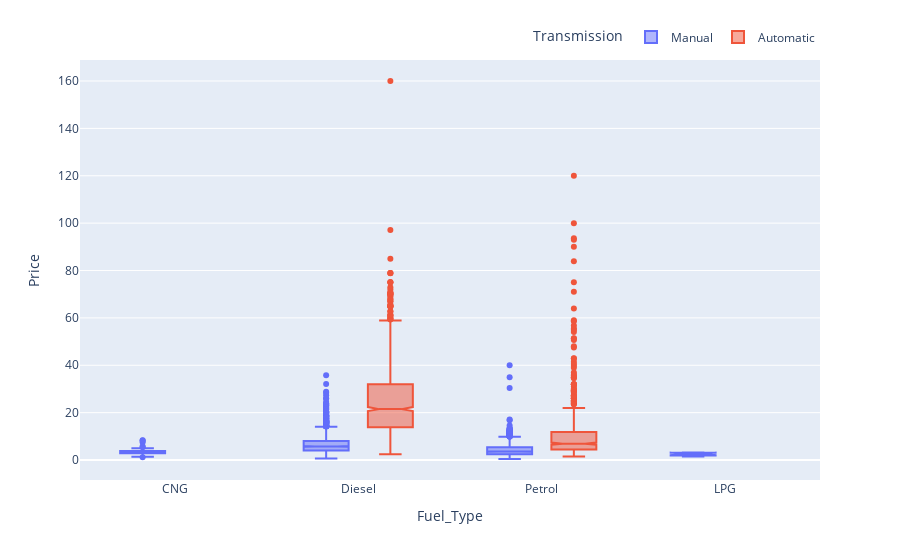

Notebook source saved alongside this figure:
### Markdown cell above
Conclusion- According to the plot, the customers using diesel driven vehicles are increasing rapidly in consecutive years.

### Code cell
#comparing transmission type and price with different fuels
fig = px.box(data, x='Fuel_Type',y='Price', color='Transmission', notched=True)
fig.update_layout(legend=dict(orientation="h",yanchor="bottom",y=1.02,xanchor="right",x=1))
fig.show()

### Figure 1 — Plotly figure (JSON) as saved in the notebook; plotly's stock layout.template omitted (floating-point values rounded to 4 significant figures; data arrays with more than 128 entries replaced by an {"elided": "..."} marker saying what was removed)
{"data": [{"alignmentgroup": "True", "hovertemplate": "Transmission=Manual<br>Fuel_Type=%{x}<br>Price=%{y}<extra></extra>", "legendgroup": "Manual", "marker": {"color": "#636efa"}, "name": "Manual", "notched": true, "offsetgroup": "Manual", "orientation": "v", "showlegend": true, "type": "box", "x": {"elided": "4266 str values"}, "x0": " ", "xaxis": "x", "y": {"elided": "4266 float values"}, "y0": " ", "yaxis": "y"}, {"alignmentgroup": "True", "hovertemplate": "Transmission=Automatic<br>Fuel_Type=%{x}<br>Price=%{y}<extra></extra>", "legendgroup": "Automatic", "marker": {"color": "#EF553B"}, "name": "Automatic", "notched": true, "offsetgroup": "Automatic", "orientation": "v", "showlegend": true, "type": "box", "x": {"elided": "1709 str values"}, "x0": " ", "xaxis": "x", "y": {"elided": "1709 float values"}, "y0": " ", "yaxis": "y"}], "layout": {"boxmode": "group", "legend": {"orientation": "h", "title": {"text": "Transmission"}, "tracegroupgap": 0, "x": 1, "xanchor": "right", "y": 1.02, "yanchor": "bottom"}, "margin": {"t": 60}, "xaxis": {"anchor": "y", "domain": [0, 1], "title": {"text": "Fuel_Type"}}, "yaxis": {"anchor": "x", "domain": [0, 1], "title": {"text": "Price"}}}}
